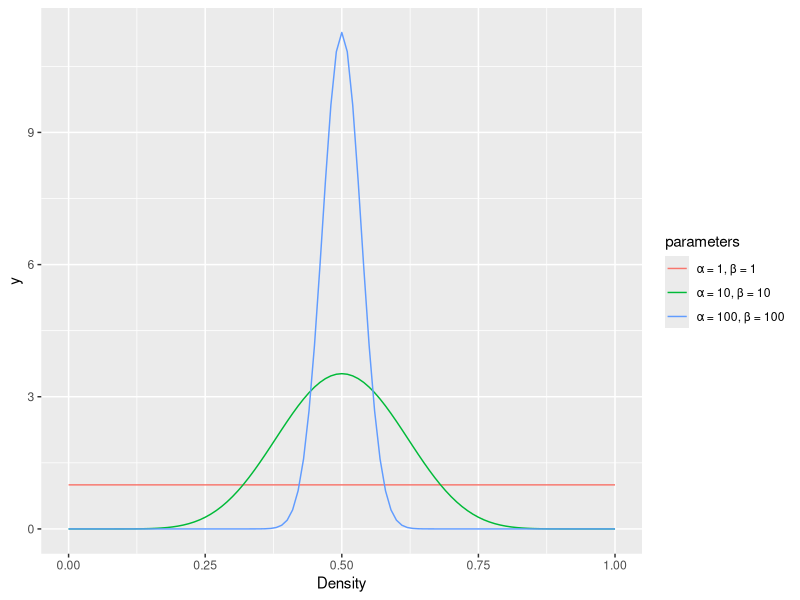
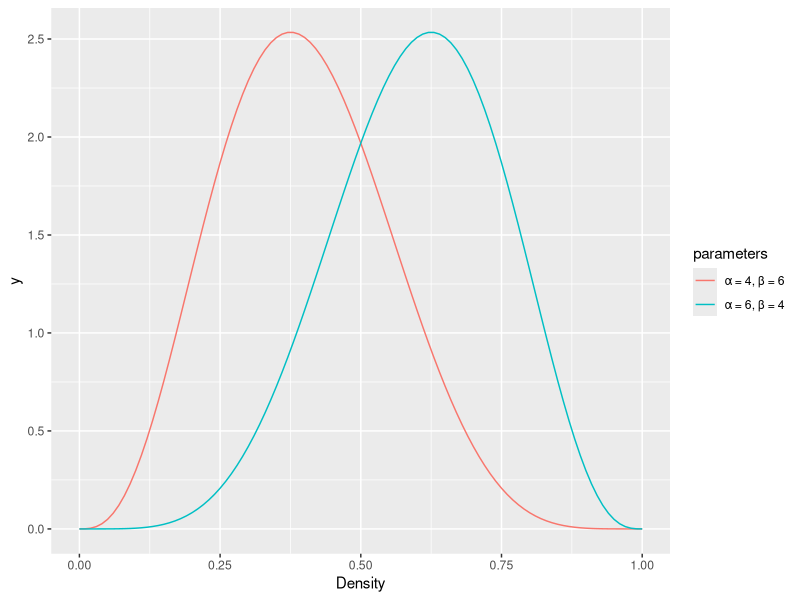

Here is the R script that generated these plots, in order:
## ---- chunk 1

## ---- chunk 2
library(ggplot2)
a <- c(1, 10, 100)
b <- c(1, 10, 100)
params <- cbind(a,b)
ds <- NULL
n <- seq(0,1,0.01)
for(i in 1:nrow(params)){
  ds <- rbind(data.frame(x = n, y = dbeta(n, params[i,1], params[i,2]),
                             parameters = paste0("\U03B1 = ",params[i,1],
                                                 ", \U03B2 = ", params[i,2])), ds)
}

ggplot(ds, aes(x = x, y = y, color=parameters)) + geom_line() + 
  labs(x = 'Density')

## ---- chunk 3
library(ggplot2)
a <- c(6, 4)
b <- c(4, 6)
params <- cbind(a,b)
ds <- NULL
n <- seq(0,1,0.01)
for(i in 1:nrow(params)){
  ds <- rbind(data.frame(x = n, y = dbeta(n, params[i,1], params[i,2]),
                             parameters = paste0("\U03B1 = ",params[i,1],
                                                 ", \U03B2 = ", params[i,2])), ds)
}

ggplot(ds, aes(x = x, y = y, color=parameters)) + geom_line() + 
  labs(x = 'Density')
